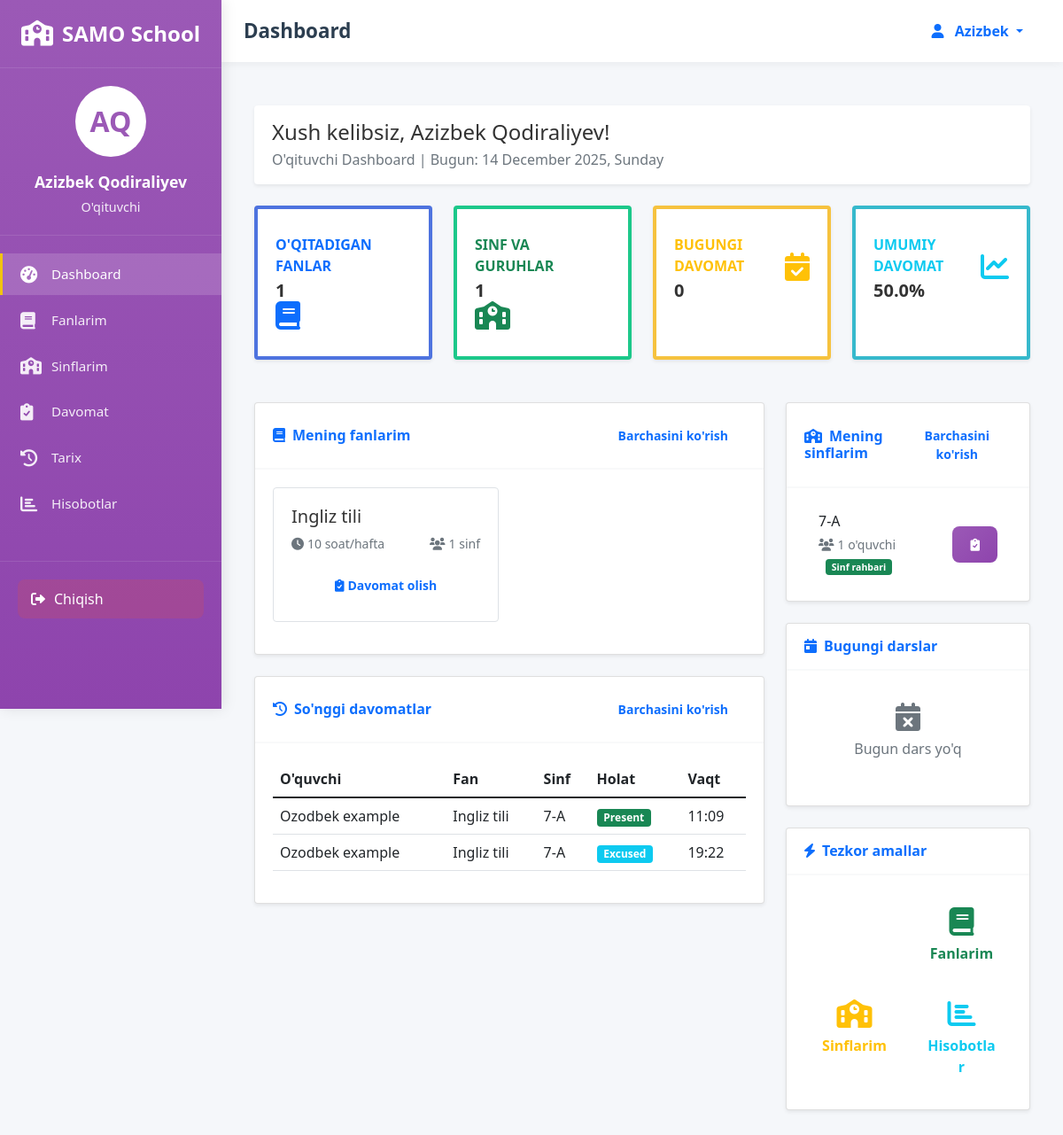
The page /teacher/dashboard/ (signed in) on the database as committed earlier.
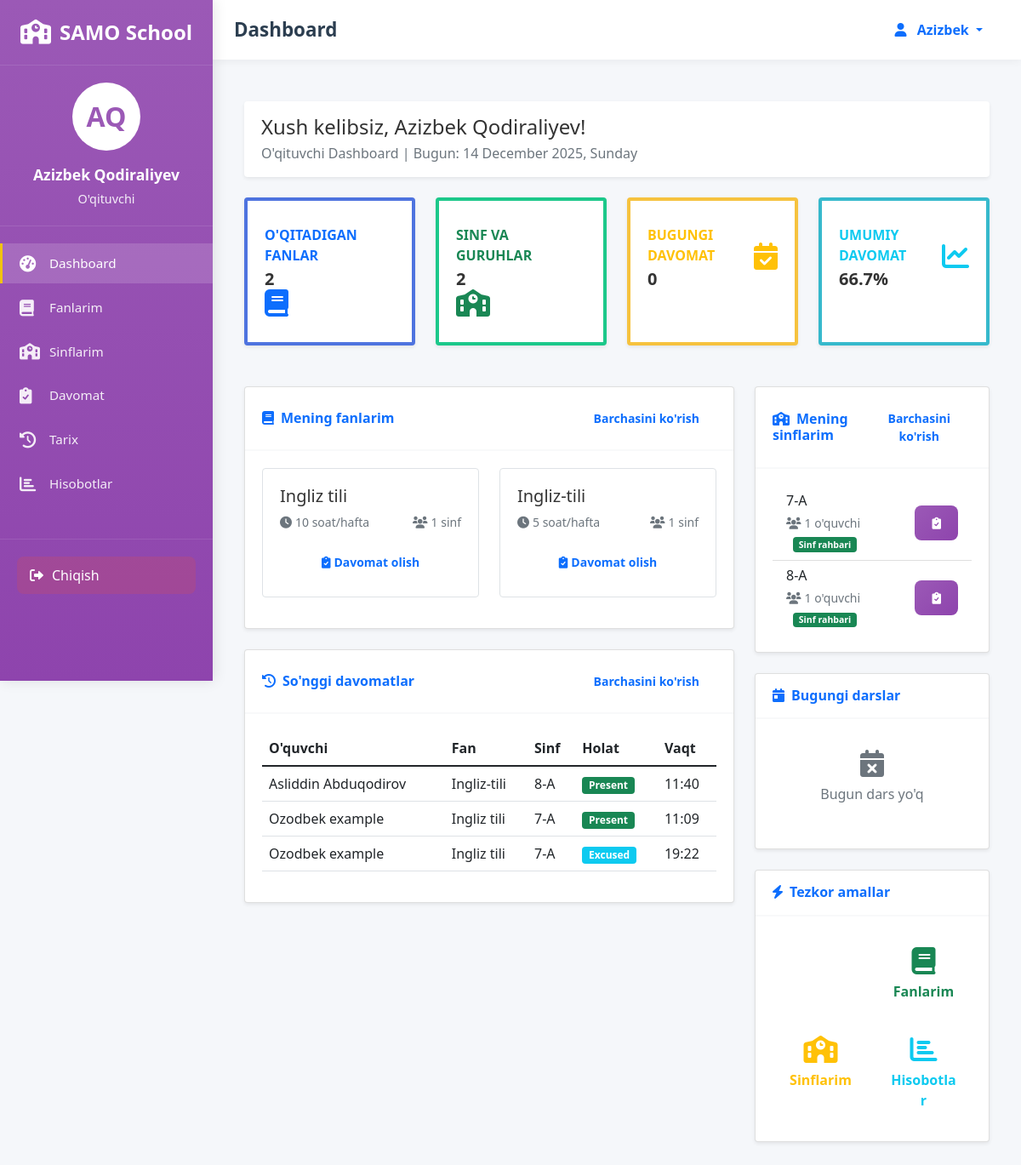
The same page on the database as committed later.
### attendance/models.py (models this page shows, shortened)
class Subject(models.Model):
    name = models.CharField(max_length=100)
    teacher = models.ForeignKey(User, on_delete=models.SET_NULL, null=True,
                                related_name='teacher_subjects')
    classes = models.ManyToManyField(Class, related_name='subjects')
    lessons_per_week = models.IntegerField(default=1)
    schedule = models.CharField(max_length=100, blank=True, null=True)
    created_at = models.DateTimeField(auto_now_add=True)

class Attendance(models.Model):
    STATUS_CHOICES = [
        ('present', 'Present'),
        ('absent', 'Absent'),
        ('late', 'Late'),
        ('excused', 'Excused'),
    ]
    student = models.ForeignKey(User, on_delete=models.CASCADE, related_name='attendances')
    teacher = models.ForeignKey(User, on_delete=models.CASCADE, related_name='taken_attendances')
    subject = models.ForeignKey(Subject, on_delete=models.CASCADE)
    class_obj = models.ForeignKey(Class, on_delete=models.CASCADE)
    date = models.DateField()
    status = models.CharField(max_length=10, choices=STATUS_CHOICES, default='present')
    notes = models.TextField(blank=True, null=True)
    created_at = models.DateTimeField(auto_now_add=True)
    updated_at = models.DateTimeField(auto_now=True)
    class Meta:
        ordering = ['-date', '-created_at']

class Class(models.Model):
    name = models.CharField(max_length=50)
    teacher = models.ForeignKey(User, on_delete=models.SET_NULL, null=True,
                                related_name='teacher_classes')
    room = models.CharField(max_length=20, blank=True, null=True)
    schedule = models.CharField(max_length=100, blank=True, null=True)
    created_at = models.DateTimeField(auto_now_add=True)

### attendance/views.py (the view)
# urls.py: path('teacher/dashboard/', views.teacher_dashboard, name='teacher_dashboard'),
@login_required
def teacher_dashboard(request):
    if not hasattr(request.user, 'profile') or request.user.profile.role != 'teacher':
        messages.error(request, "Sizda o'qituvchi huquqlari yo'q!")
        return redirect('login')
    my_subjects = Subject.objects.filter(teacher=request.user)
    my_classes = Class.objects.filter(
        Q(teacher=request.user) |  # sinf rahbari bo'lgan
        Q(subjects__teacher=request.user)  # dars beradigan
    ).distinct()
    recent_attendance = Attendance.objects.filter(
        teacher=request.user
    ).select_related('student', 'subject', 'class_obj').order_by('-created_at')[:10]
    today = timezone.now().date()
    today_attendance = Attendance.objects.filter(teacher=request.user, date=today).count()
    total_attendance = Attendance.objects.filter(teacher=request.user).count()
    present_attendance = Attendance.objects.filter(teacher=request.user, status='present').count()
    attendance_percentage = round((present_attendance / total_attendance * 100) if total_attendance > 0 else 100, 1)
    context = {
        'my_subjects': my_subjects,
        'my_classes': my_classes,
        'recent_attendance': recent_attendance,
        'today_attendance': today_attendance,
        'attendance_percentage': attendance_percentage,
    }
    return render(request, 'attendance/teacher_dashboard.html', context)

### attendance/templates/attendance/teacher_dashboard.html (shortened to what the changed rows need)
{% extends 'attendance/base.html' %}
{% block content %}
<div class="container-fluid py-4">
    <div class="row mb-4">
        <div class="col-xl-3 col-md-6 mb-4">
            <div class="card border-start border-primary border-4 shadow-sm h-100 py-2">
                <div class="card-body">
                    <div class="row no-gutters align-items-center">
                        <div class="col mr-2">
                            <div class="text-xs fw-bold text-primary text-uppercase mb-1">
                                O'qitadigan fanlar
                            </div>
                            <div class="h5 mb-0 fw-bold text-gray-800">{{ my_subjects.count }}</div>
                        </div>
                    </div>
                </div>
            </div>
        </div>
        <div class="col-xl-3 col-md-6 mb-4">
            <div class="card border-start border-success border-4 shadow-sm h-100 py-2">
                <div class="card-body">
                    <div class="row no-gutters align-items-center">
                        <div class="col mr-2">
                            <div class="text-xs fw-bold text-success text-uppercase mb-1">
                                Sinf va guruhlar
                            </div>
                            <div class="h5 mb-0 fw-bold text-gray-800">{{ my_classes.count }}</div>
                        </div>
                    </div>
                </div>
            </div>
        </div>
        <div class="col-xl-3 col-md-6 mb-4">
            <div class="card border-start border-info border-4 shadow-sm h-100 py-2">
                <div class="card-body">
                    <div class="row no-gutters align-items-center">
                        <div class="col mr-2">
                            <div class="text-xs fw-bold text-info text-uppercase mb-1">
                                Umumiy davomat
                            </div>
                            <div class="h5 mb-0 fw-bold text-gray-800">{{ attendance_percentage|default:"100" }}%</div>
                        </div>
                    </div>
                </div>
            </div>
        </div>
    </div>
    <div class="row">
        <div class="col-xl-8">
            <div class="card shadow-sm mb-4">
                <div class="card-body">
                    {% if my_subjects %}
                    <div class="row">
                        {% for subject in my_subjects %}
                        <div class="col-md-6 mb-3">
                            <div class="card h-100 border">
                                <div class="card-body">
                                    <h5 class="card-title">{{ subject.name }}</h5>
                                    <div class="d-flex justify-content-between mb-2">
                                        <small class="text-muted">
                                            <i class="fas fa-clock me-1"></i>{{ subject.lessons_per_week }} soat/hafta
                                        </small>
                                        <small class="text-muted">
                                            <i class="fas fa-users me-1"></i>{{ subject.classes.count }} sinf
                                        </small>
                                    </div>
                                    <button class="btn btn-sm btn-outline-primary w-100 mt-2" onclick="takeAttendanceForSubject({{ subject.id }})">
                                        <i class="fas fa-clipboard-check me-1"></i>Davomat olish
                                    </button>
                                </div>
                            </div>
                        </div>
                        {% endfor %}
                    </div>
                    {% else %}
                    <div class="text-center py-5">
                        <i class="fas fa-book fa-3x text-muted mb-3"></i>
                        <p class="text-muted">Sizga hali fanlar biriktirilmagan</p>
                    </div>
                    {% endif %}
                </div>
            </div>
            <div class="card shadow-sm">
                <div class="card-body">
                    {% if recent_attendance %}
                    <div class="table-responsive">
                        <table class="table table-hover">
                            <thead>
                                <tr>
                                    <th>O'quvchi</th>
                                    <th>Fan</th>
                                    <th>Sinf</th>
                                    <th>Holat</th>
                                    <th>Vaqt</th>
                                </tr>
                            </thead>
                            <tbody>
                                {% for record in recent_attendance %}
                                <tr>
                                    <td>{{ record.student.get_full_name }}</td>
                                    <td>{{ record.subject.name }}</td>
                                    <td>{{ record.class_obj.name }}</td>
                                    <td>
                                        {% if record.status == 'present' %}
                                        <span class="badge bg-success">Present</span>
                                        {% elif record.status == 'absent' %}
                                        <span class="badge bg-danger">Absent</span>
                                        {% elif record.status == 'late' %}
                                        <span class="badge bg-warning">Late</span>
                                        {% else %}
                                        <span class="badge bg-info">Excused</span>
                                        {% endif %}
                                    </td>
                                    <td>{{ record.created_at|date:"H:i" }}</td>
                                </tr>
                                {% endfor %}
                            </tbody>
                        </table>
                    </div>
                    {% else %}
                    <div class="text-center py-5">
                        <i class="fas fa-clipboard-list fa-3x text-muted mb-3"></i>
                        <p class="text-muted">Hali davomat yozuvlari yo'q</p>
                    </div>
                    {% endif %}
                </div>
            </div>
        </div>
        <div class="col-xl-4">
            <div class="card shadow-sm mb-4">
                <div class="card-body">
                    {% if my_classes %}
                    <div class="list-group list-group-flush">
                        {% for class in my_classes %}
                        <div class="list-group-item d-flex justify-content-between align-items-center">
                            <div>
                                <h6 class="mb-1">{{ class.name }}</h6>
                                <small class="text-muted">
                                    <i class="fas fa-users me-1"></i>{{ class.students.count }} o'quvchi
                                    {% if class.teacher == request.user %}
                                    <span class="badge bg-success ms-2">Sinf rahbari</span>
                                    {% endif %}
                                </small>
                            </div>
                            <button class="btn btn-sm btn-primary" onclick="showClassAttendanceModal({{ class.id }})">
                                <i class="fas fa-clipboard-check"></i>
                            </button>
                        </div>
                        {% endfor %}
                    </div>
                    {% else %}
                    <div class="text-center py-5">
                        <i class="fas fa-school fa-3x text-muted mb-3"></i>
                        <p class="text-muted">Siz hali hech qanday sinfda dars bermaysiz</p>
                    </div>
                    {% endif %}
                </div>
            </div>
        </div>
    </div>
</div>
{% endblock %}

Rows that differ between the two databases and show on the page:
added Subject: name "Ingliz-tili", lessons_per_week "5", classes.count "1"
added Attendance: student.get_full_name "Asliddin Abduqodirov", subject.name "Ingliz-tili", class_obj.name "8-A", status "Present", created_at "11:40"
added Class: name "8-A", students.count "1", shows "Sinf rahbari"
Other text that changed with them:
{{ my_subjects.count }}: "1" → "2"
{{ my_classes.count }}: "1" → "2"
{{ attendance_percentage|default:"100" }}: "50.0" → "66.7"
